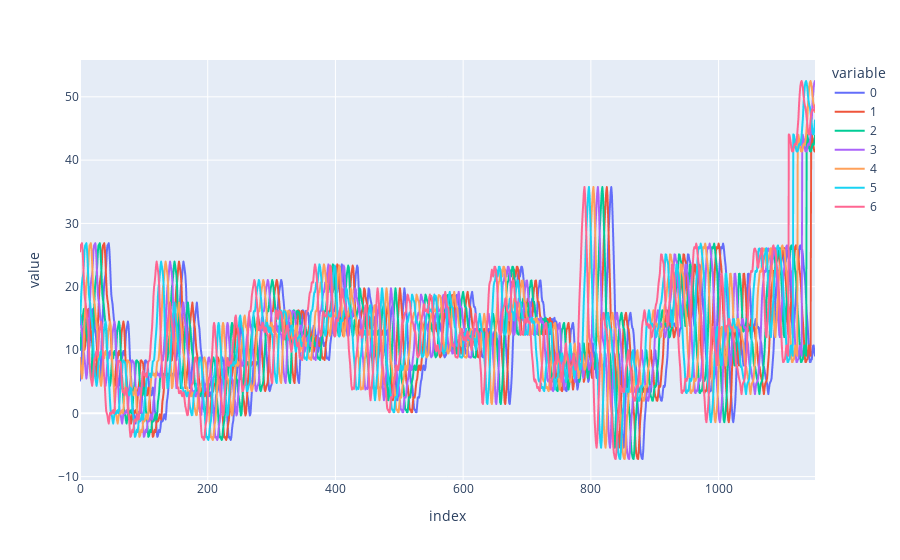
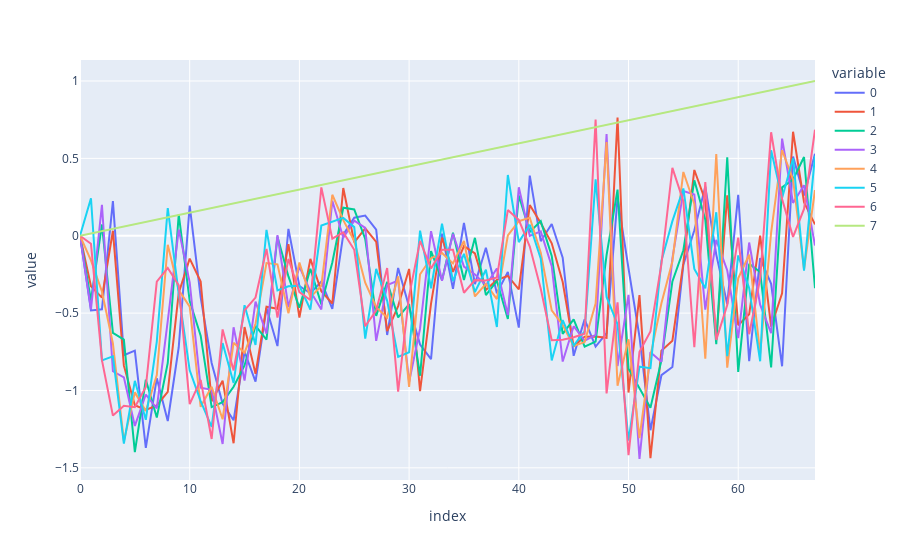

The notebook cell saved with these charts, in order:
### Code cell
import plotly.express as px
X_train, y_train, X_test, y_test = UCR_UEA_datasets().load_dataset("SelfRegulationSCP2")
import plotly.express as px
print(X_train.shape)
idx = 3
fig = px.line(X_train[idx])
fig.show()
X_train, X_test = normalize_streams(X_train, X_test)
print(X_train.shape)
fig = px.line(X_train[idx])
fig.show()

### Figure 1 — Plotly figure (JSON) as saved in the notebook; plotly's stock layout.template omitted (floating-point values rounded to 4 significant figures; data arrays with more than 128 entries replaced by an {"elided": "..."} marker saying what was removed)
{"data": [{"hovertemplate": "variable=0<br>index=%{x}<br>value=%{y}<extra></extra>", "legendgroup": "0", "line": {"color": "#636efa", "dash": "solid"}, "marker": {"symbol": "circle"}, "mode": "lines", "name": "0", "showlegend": true, "type": "scattergl", "x": {"elided": "1152 int values"}, "xaxis": "x", "y": {"elided": "1152 float values"}, "yaxis": "y"}, {"hovertemplate": "variable=1<br>index=%{x}<br>value=%{y}<extra></extra>", "legendgroup": "1", "line": {"color": "#EF553B", "dash": "solid"}, "marker": {"symbol": "circle"}, "mode": "lines", "name": "1", "showlegend": true, "type": "scattergl", "x": {"elided": "1152 int values"}, "xaxis": "x", "y": {"elided": "1152 float values"}, "yaxis": "y"}, {"hovertemplate": "variable=2<br>index=%{x}<br>value=%{y}<extra></extra>", "legendgroup": "2", "line": {"color": "#00cc96", "dash": "solid"}, "marker": {"symbol": "circle"}, "mode": "lines", "name": "2", "showlegend": true, "type": "scattergl", "x": {"elided": "1152 int values"}, "xaxis": "x", "y": {"elided": "1152 float values"}, "yaxis": "y"}, {"hovertemplate": "variable=3<br>index=%{x}<br>value=%{y}<extra></extra>", "legendgroup": "3", "line": {"color": "#ab63fa", "dash": "solid"}, "marker": {"symbol": "circle"}, "mode": "lines", "name": "3", "showlegend": true, "type": "scattergl", "x": {"elided": "1152 int values"}, "xaxis": "x", "y": {"elided": "1152 float values"}, "yaxis": "y"}, {"hovertemplate": "variable=4<br>index=%{x}<br>value=%{y}<extra></extra>", "legendgroup": "4", "line": {"color": "#FFA15A", "dash": "solid"}, "marker": {"symbol": "circle"}, "mode": "lines", "name": "4", "showlegend": true, "type": "scattergl", "x": {"elided": "1152 int values"}, "xaxis": "x", "y": {"elided": "1152 float values"}, "yaxis": "y"}, {"hovertemplate": "variable=5<br>index=%{x}<br>value=%{y}<extra></extra>", "legendgroup": "5", "line": {"color": "#19d3f3", "dash": "solid"}, "marker": {"symbol": "circle"}, "mode": "lines", "name": "5", "showlegend": true, "type": "scattergl", "x": {"elided": "1152 int values"}, "xaxis": "x", "y": {"elided": "1152 float values"}, "yaxis": "y"}, {"hovertemplate": "variable=6<br>index=%{x}<br>value=%{y}<extra></extra>", "legendgroup": "6", "line": {"color": "#FF6692", "dash": "solid"}, "marker": {"symbol": "circle"}, "mode": "lines", "name": "6", "showlegend": true, "type": "scattergl", "x": {"elided": "1152 int values"}, "xaxis": "x", "y": {"elided": "1152 float values"}, "yaxis": "y"}], "layout": {"legend": {"title": {"text": "variable"}, "tracegroupgap": 0}, "margin": {"t": 60}, "xaxis": {"anchor": "y", "domain": [0, 1], "title": {"text": "index"}}, "yaxis": {"anchor": "x", "domain": [0, 1], "title": {"text": "value"}}}}

### Figure 2 — Plotly figure (JSON) as saved in the notebook; plotly's stock layout.template omitted (floating-point values rounded to 4 significant figures)
{"data": [{"hovertemplate": "variable=0<br>index=%{x}<br>value=%{y}<extra></extra>", "legendgroup": "0", "line": {"color": "#636efa", "dash": "solid"}, "marker": {"symbol": "circle"}, "mode": "lines", "name": "0", "orientation": "v", "showlegend": true, "type": "scatter", "x": [0, 1, 2, 3, 4, 5, 6, 7, 8, 9, 10, 11, 12, 13, 14, 15, 16, 17, 18, 19, 20, 21, 22, 23, 24, 25, 26, 27, 28, 29, 30, 31, 32, 33, 34, 35, 36, 37, 38, 39, 40, 41, 42, 43, 44, 45, 46, 47, 48, 49, 50, 51, 52, 53, 54, 55, 56, 57, 58, 59, 60, 61, 62, 63, 64, 65, 66, 67], "xaxis": "x", "y": [0, -0.4825, -0.4756, 0.2235, -0.7722, -0.7425, -1.371, -0.9203, -1.197, -0.7208, 0.1953, -0.3988, -0.8226, -1.085, -1.193, -0.7498, -0.9428, -0.467, -0.713, 0.04399, -0.3247, -0.372, -0.2961, -0.4726, 0.006934, 0.1165, 0.1305, 0.03955, -0.6415, -0.2084, -0.4592, -0.7034, -0.7974, 0.0139, -0.3432, 0.08218, -0.3126, -0.07809, -0.3711, -0.2334, -0.5942, 0.3889, -0.03535, 0.07589, -0.1413, -0.7761, -0.5403, -0.7159, -0.6289, 0.2439, -0.2106, -0.6528, -1.257, -0.9012, -0.8485, -0.1866, 0.03584, 0.3174, -0.1219, -0.4425, 0.264, -0.8104, -0.1453, -0.3111, -0.8436, 0.5113, 0.2602, 0.5296], "yaxis": "y"}, {"hovertemplate": "variable=1<br>index=%{x}<br>value=%{y}<extra></extra>", "legendgroup": "1", "line": {"color": "#EF553B", "dash": "solid"}, "marker": {"symbol": "circle"}, "mode": "lines", "name": "1", "orientation": "v", "showlegend": true, "type": "scatter", "x": [0, 1, 2, 3, 4, 5, 6, 7, 8, 9, 10, 11, 12, 13, 14, 15, 16, 17, 18, 19, 20, 21, 22, 23, 24, 25, 26, 27, 28, 29, 30, 31, 32, 33, 34, 35, 36, 37, 38, 39, 40, 41, 42, 43, 44, 45, 46, 47, 48, 49, 50, 51, 52, 53, 54, 55, 56, 57, 58, 59, 60, 61, 62, 63, 64, 65, 66, 67], "xaxis": "x", "y": [0, -0.3258, -0.3998, 0.03207, -0.8398, -1.095, -1.126, -1.096, -1.009, -0.3696, -0.1482, -0.2962, -1.069, -0.9366, -1.341, -0.5897, -0.8928, -0.4591, -0.4723, -0.05451, -0.5283, -0.1497, -0.3585, -0.4379, 0.3081, -0.04213, 0.04771, -0.03971, -0.6163, -0.4543, -0.2145, -1.005, -0.4387, -0.01175, -0.2338, -0.06675, -0.1144, -0.3501, -0.2854, -0.2599, -0.346, 0.1983, 0.08286, -0.04873, -0.2992, -0.7157, -0.652, -0.6519, -0.6594, 0.7643, -1.013, -0.3835, -1.438, -0.7436, -0.678, -0.1774, 0.4249, 0.2285, -0.6713, 0.2614, -0.5784, -0.5076, 0.0008205, -0.5878, -0.3726, 0.6721, 0.2172, 0.07331], "yaxis": "y"}, {"hovertemplate": "variable=2<br>index=%{x}<br>value=%{y}<extra></extra>", "legendgroup": "2", "line": {"color": "#00cc96", "dash": "solid"}, "marker": {"symbol": "circle"}, "mode": "lines", "name": "2", "orientation": "v", "showlegend": true, "type": "scatter", "x": [0, 1, 2, 3, 4, 5, 6, 7, 8, 9, 10, 11, 12, 13, 14, 15, 16, 17, 18, 19, 20, 21, 22, 23, 24, 25, 26, 27, 28, 29, 30, 31, 32, 33, 34, 35, 36, 37, 38, 39, 40, 41, 42, 43, 44, 45, 46, 47, 48, 49, 50, 51, 52, 53, 54, 55, 56, 57, 58, 59, 60, 61, 62, 63, 64, 65, 66, 67], "xaxis": "x", "y": [0, -0.4173, 0.07264, -0.6283, -0.6714, -1.399, -0.9307, -1.174, -0.8223, 0.1375, -0.422, -0.6461, -1.107, -1.075, -0.9757, -0.838, -0.5829, -0.6718, -0.006415, -0.2629, -0.4655, -0.2138, -0.4435, -0.1724, 0.1808, 0.1695, -0.02071, -0.5175, -0.2984, -0.5274, -0.4426, -0.9049, -0.09946, -0.2872, 0.01923, -0.2859, -0.0136, -0.3842, -0.2913, -0.538, 0.2603, 0.02426, 0.09472, -0.1302, -0.6345, -0.54, -0.7172, -0.684, -0.1256, 0.2976, -0.859, -0.9822, -1.112, -0.8056, -0.2956, -0.09366, 0.358, 0.104, -0.7004, 0.507, -0.8802, -0.1817, -0.2343, -0.8512, 0.3128, 0.3635, 0.5091, -0.3388], "yaxis": "y"}, {"hovertemplate": "variable=3<br>index=%{x}<br>value=%{y}<extra></extra>", "legendgroup": "3", "line": {"color": "#ab63fa", "dash": "solid"}, "marker": {"symbol": "circle"}, "mode": "lines", "name": "3", "orientation": "v", "showlegend": true, "type": "scatter", "x": [0, 1, 2, 3, 4, 5, 6, 7, 8, 9, 10, 11, 12, 13, 14, 15, 16, 17, 18, 19, 20, 21, 22, 23, 24, 25, 26, 27, 28, 29, 30, 31, 32, 33, 34, 35, 36, 37, 38, 39, 40, 41, 42, 43, 44, 45, 46, 47, 48, 49, 50, 51, 52, 53, 54, 55, 56, 57, 58, 59, 60, 61, 62, 63, 64, 65, 66, 67], "xaxis": "x", "y": [0, -0.4764, 0.2003, -0.8758, -0.9151, -1.229, -1.026, -1.116, -0.5498, 0.03999, -0.3008, -0.9817, -0.9959, -1.346, -0.5912, -0.9364, -0.4258, -0.6334, 0.004121, -0.4607, -0.2, -0.3596, -0.4761, 0.2259, -0.01271, 0.09752, 0.05135, -0.6794, -0.3196, -0.2896, -0.9451, -0.5994, 0.02952, -0.2911, 0.01308, -0.2, -0.2499, -0.3197, -0.212, -0.5127, 0.3129, -0.0008964, 0.02846, -0.1971, -0.8129, -0.5846, -0.6786, -0.6409, 0.657, -0.8418, -0.3816, -1.443, -0.7526, -0.8148, -0.1481, 0.289, 0.2662, -0.4778, -0.0267, -0.224, -0.6617, -0.04399, -0.4457, -0.6296, 0.6278, 0.2122, 0.3266, -0.06289], "yaxis": "y"}, {"hovertemplate": "variable=4<br>index=%{x}<br>value=%{y}<extra></extra>", "legendgroup": "4", "line": {"color": "#FFA15A", "dash": "solid"}, "marker": {"symbol": "circle"}, "mode": "lines", "name": "4", "orientation": "v", "showlegend": true, "type": "scatter", "x": [0, 1, 2, 3, 4, 5, 6, 7, 8, 9, 10, 11, 12, 13, 14, 15, 16, 17, 18, 19, 20, 21, 22, 23, 24, 25, 26, 27, 28, 29, 30, 31, 32, 33, 34, 35, 36, 37, 38, 39, 40, 41, 42, 43, 44, 45, 46, 47, 48, 49, 50, 51, 52, 53, 54, 55, 56, 57, 58, 59, 60, 61, 62, 63, 64, 65, 66, 67], "xaxis": "x", "y": [0, -0.1594, -0.3606, -0.6964, -1.327, -1.012, -1.133, -0.9009, -0.05833, -0.3517, -0.4579, -1.106, -0.976, -1.186, -0.6918, -0.7557, -0.569, -0.1766, -0.1846, -0.501, -0.1732, -0.3985, -0.3233, 0.2649, 0.1005, -0.03374, -0.3038, -0.4618, -0.5292, -0.2625, -0.977, -0.2489, -0.1453, -0.1117, -0.1788, -0.03348, -0.3924, -0.3109, -0.4098, 0.00159, 0.09398, 0.1169, -0.1099, -0.4827, -0.5766, -0.712, -0.6874, -0.4385, 0.6059, -0.969, -0.669, -1.308, -0.7744, -0.4365, -0.1664, 0.4123, 0.2051, -0.7947, 0.5282, -0.8524, -0.275, -0.1227, -0.7627, 0.02014, 0.5525, 0.3633, -0.2175, 0.2952], "yaxis": "y"}, {"hovertemplate": "variable=5<br>index=%{x}<br>value=%{y}<extra></extra>", "legendgroup": "5", "line": {"color": "#19d3f3", "dash": "solid"}, "marker": {"symbol": "circle"}, "mode": "lines", "name": "5", "orientation": "v", "showlegend": true, "type": "scatter", "x": [0, 1, 2, 3, 4, 5, 6, 7, 8, 9, 10, 11, 12, 13, 14, 15, 16, 17, 18, 19, 20, 21, 22, 23, 24, 25, 26, 27, 28, 29, 30, 31, 32, 33, 34, 35, 36, 37, 38, 39, 40, 41, 42, 43, 44, 45, 46, 47, 48, 49, 50, 51, 52, 53, 54, 55, 56, 57, 58, 59, 60, 61, 62, 63, 64, 65, 66, 67], "xaxis": "x", "y": [0, 0.2417, -0.8056, -0.7796, -1.343, -0.9378, -1.189, -0.6837, 0.1779, -0.3753, -0.8695, -1.068, -1.236, -0.6933, -0.952, -0.4488, -0.7054, 0.03758, -0.353, -0.3263, -0.324, -0.4768, 0.06605, 0.08931, 0.1152, 0.05578, -0.6645, -0.2139, -0.4206, -0.7831, -0.7527, 0.03255, -0.3391, 0.07801, -0.2935, -0.1169, -0.3638, -0.2196, -0.5899, 0.3925, -0.04119, 0.07072, -0.1479, -0.806, -0.5453, -0.7099, -0.6175, 0.3643, -0.3957, -0.5713, -1.324, -0.8462, -0.8558, -0.163, 0.09453, 0.3055, -0.2142, -0.3394, 0.1517, -0.7782, -0.1274, -0.3389, -0.8116, 0.5521, 0.2432, 0.5005, -0.2262, 0.5159], "yaxis": "y"}, {"hovertemplate": "variable=6<br>index=%{x}<br>value=%{y}<extra></extra>", "legendgroup": "6", "line": {"color": "#FF6692", "dash": "solid"}, "marker": {"symbol": "circle"}, "mode": "lines", "name": "6", "orientation": "v", "showlegend": true, "type": "scatter", "x": [0, 1, 2, 3, 4, 5, 6, 7, 8, 9, 10, 11, 12, 13, 14, 15, 16, 17, 18, 19, 20, 21, 22, 23, 24, 25, 26, 27, 28, 29, 30, 31, 32, 33, 34, 35, 36, 37, 38, 39, 40, 41, 42, 43, 44, 45, 46, 47, 48, 49, 50, 51, 52, 53, 54, 55, 56, 57, 58, 59, 60, 61, 62, 63, 64, 65, 66, 67], "xaxis": "x", "y": [0, -0.05169, -0.8041, -1.162, -1.099, -1.108, -0.9778, -0.2971, -0.208, -0.3199, -1.088, -0.9318, -1.314, -0.6054, -0.8704, -0.4819, -0.3996, -0.08512, -0.529, -0.1498, -0.3641, -0.4155, 0.3122, -0.0191, 0.02188, -0.09053, -0.585, -0.4839, -0.2089, -1.008, -0.3887, -0.03339, -0.2111, -0.09109, -0.09123, -0.3685, -0.2869, -0.289, -0.2699, 0.1658, 0.1022, -0.0698, -0.3432, -0.6752, -0.6728, -0.656, -0.6332, 0.7511, -1.019, -0.4307, -1.418, -0.7498, -0.6185, -0.1829, 0.4384, 0.2234, -0.7203, 0.3466, -0.6733, -0.4479, -0.0126, -0.6367, -0.2785, 0.6687, 0.2368, -0.008044, 0.1735, 0.6855], "yaxis": "y"}, {"hovertemplate": "variable=7<br>index=%{x}<br>value=%{y}<extra></extra>", "legendgroup": "7", "line": {"color": "#B6E880", "dash": "solid"}, "marker": {"symbol": "circle"}, "mode": "lines", "name": "7", "orientation": "v", "showlegend": true, "type": "scatter", "x": [0, 1, 2, 3, 4, 5, 6, 7, 8, 9, 10, 11, 12, 13, 14, 15, 16, 17, 18, 19, 20, 21, 22, 23, 24, 25, 26, 27, 28, 29, 30, 31, 32, 33, 34, 35, 36, 37, 38, 39, 40, 41, 42, 43, 44, 45, 46, 47, 48, 49, 50, 51, 52, 53, 54, 55, 56, 57, 58, 59, 60, 61, 62, 63, 64, 65, 66, 67], "xaxis": "x", "y": [0, 0.01493, 0.02985, 0.04478, 0.0597, 0.07463, 0.08955, 0.1045, 0.1194, 0.1343, 0.1493, 0.1642, 0.1791, 0.194, 0.209, 0.2239, 0.2388, 0.2537, 0.2687, 0.2836, 0.2985, 0.3134, 0.3284, 0.3433, 0.3582, 0.3731, 0.3881, 0.403, 0.4179, 0.4328, 0.4478, 0.4627, 0.4776, 0.4925, 0.5075, 0.5224, 0.5373, 0.5522, 0.5672, 0.5821, 0.597, 0.6119, 0.6269, 0.6418, 0.6567, 0.6716, 0.6866, 0.7015, 0.7164, 0.7313, 0.7463, 0.7612, 0.7761, 0.791, 0.806, 0.8209, 0.8358, 0.8507, 0.8657, 0.8806, 0.8955, 0.9104, 0.9254, 0.9403, 0.9552, 0.9701, 0.9851, 1], "yaxis": "y"}], "layout": {"legend": {"title": {"text": "variable"}, "tracegroupgap": 0}, "margin": {"t": 60}, "xaxis": {"anchor": "y", "domain": [0, 1], "title": {"text": "index"}}, "yaxis": {"anchor": "x", "domain": [0, 1], "title": {"text": "value"}}}}
